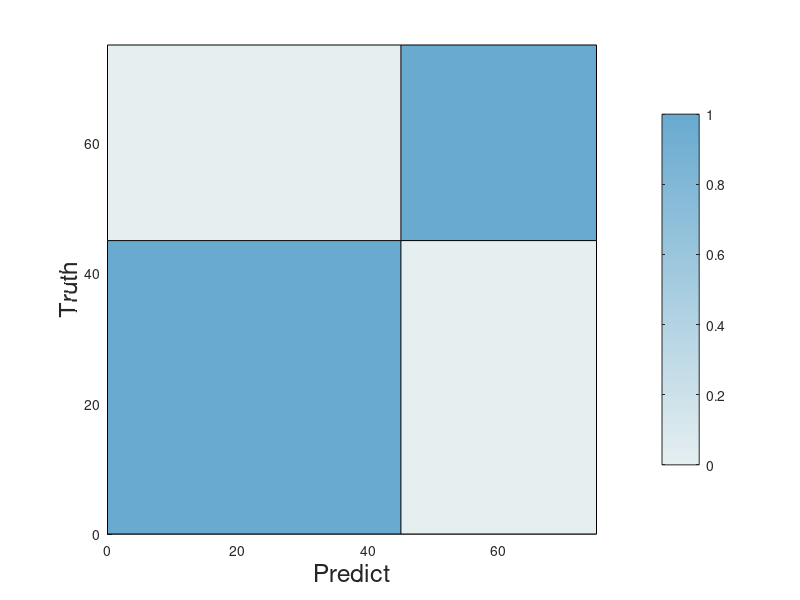

MATLAB code to generate this figure: (Note: this script raises an error after producing the figure.)
% Inputs
data = [ 6423 0; ...
         0	1];

normalized_data = zeros(size(data));
for i = 1:size(data, 1)
    row = data(i, :);
    normalized_row = row / sum(row);
    normalized_data(i, :) = normalized_row;
end


% disp(normalized_data);

rowWidths = [45 30];
colWidths = [45 30];


%rowWidths = [10, 20];   %mm, one for each row of data; applied bottom to top
%colWidths = [5 15 20];  %mm, one for each col of data; applied left to right

% Produce figure
fig = figure(); 
ax = axes(fig); 

% Plot image
[xg,yg] = meshgrid([0,cumsum(colWidths)], [0,cumsum(rowWidths)]);
sh = surf(xg, yg, zeros(size(xg)), padarray(normalized_data,[1,1], 0, 'post'));

% Set colormap
n = 255;

% sky cmap
% cmap = [linspace(.9, 0, n)', linspace(.9447, .447, n)', linspace(.9741, .741, n)'];

% green cmap
% cmap = [linspace(0.9216, .2431,  n)', linspace(0.949, .6549, n)', linspace(0.9529, .3529, n)'];

% unify blue cmap
 cmap = [linspace(0.898039, 0.40784,  n)', linspace(0.93725, 0.666666, n)', linspace(0.941176, 0.815686, n)'];


disp(cmap);


%{
ano_cmap = [
            158 179 196
            182 194 160
            206 210 187
            230 226 181
            249 237 176
            243 218 152
            236 199 128
            231 179 106
            ];


normalized_cmap = zeros(size(ano_cmap));
for i = 1:size(ano_cmap, 1)
    row = ano_cmap(i, :);
    normalized_row = row / 255;
    normalized_cmap(i, :) = normalized_row;
end
%}

colormap(ax, cmap)
% cb = colorbar(ax, cmap);
colorbar('TickDirection', 'out');

axis tight
axis equal
view(2)

% Label X axis and Y axis
xlabel('Predict', 'FontSize', 18)
ylabel('Truth', 'FontSize', 18)


ax = gca;
ax.FontName = "Arial";
ax.XAxis.Label.Position(2) = -5.2;
ax.YAxis.Label.Position(1) = -6.2;


axis_mark = ["R9" "R10"];

% find rectangle centers
xCnt = xg(1:end-1,1:end-1) + diff(xg(1,:))/2;
yCnt = yg(1:end-1,1:end-1) + diff(yg(:,1))/2;

% Add markers for X axis
for i = 1:size(xCnt, 2)
    text(xCnt(1,i)-2, yg(1,1)-2.75, axis_mark(i), ...
        'HorizontalAlignment','center',...
        'VerticalAlignment','middle', ...
        'FontSize', 16, 'Rotation', 45);
end

% Add markers for Y axis
for i = 1:size(yCnt, 1)
    text(xg(1,1)-3.5, yCnt(i,1), axis_mark(i), ...
        'HorizontalAlignment','center',...
        'VerticalAlignment','middle', ...
        'FontSize', 16);
end


% Add label to each grid
th = text(xCnt(:), yCnt(:), compose('%.3f', normalized_data(:)), ...
    'HorizontalAlignment','center',...
    'VerticalAlignment','middle', ...
    'FontSize', 18, 'Color', 'black');

% Remove X axis tick labels
xticks([]); 
yticks([]);






